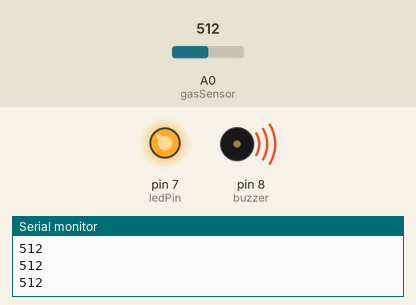
Bench run of a sketch on a simulated Arduino Uno, built with avr-gcc and run on an emulated ATmega328P. On the bench: output pins drawn as LEDs (lit = HIGH), buzzer (waves = sounding, pin HIGH), the last lines printed to the serial monitor. Inputs (shaded band) come from the test bench; at power-on: A0 (gasSensor) = 512.

Above: at 1.3 s.
1.4 s: A0 (gasSensor) set to 416
2.9 s: A0 (gasSensor) set to 382
At 3.5 s:
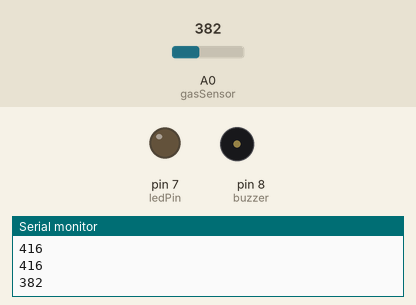
4.5 s: A0 (gasSensor) set to 410
At 5.7 s:
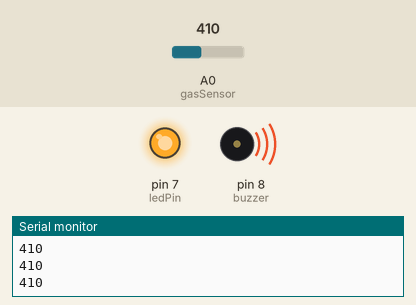
6.0 s: A0 (gasSensor) set to 390
At 7.1 s:
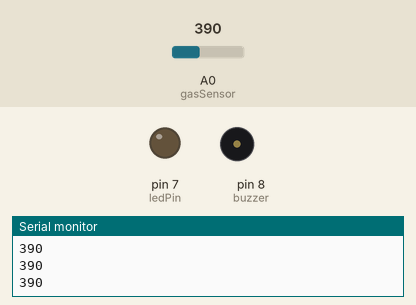
Timing chart, 0 to 8.5 s (numbered marks = the images above; inputs shaded):
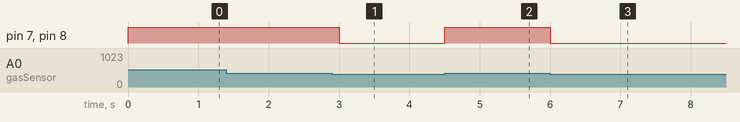

The sketch:

code.ino
```cpp
int gasSensor = A0;
int ledPin = 7;
int buzzer = 8;

int threshold = 400;

void setup() {
  pinMode(ledPin, OUTPUT);
  pinMode(buzzer, OUTPUT);
  Serial.begin(9600);
}

void loop() {
  int gasValue = analogRead(gasSensor);

  Serial.println(gasValue);

  if (gasValue > threshold) {
    digitalWrite(ledPin, HIGH);
    digitalWrite(buzzer, HIGH);
  } else {
    digitalWrite(ledPin, LOW);
    digitalWrite(buzzer, LOW);
  }

  delay(500);
}
```

Measured:
- the behaviour switches between 401 and 400 on A0 (gasSensor) (found by bisection; images 0 and 1)
- after the input at 2.9 s, pin 7 (ledPin), pin 8 (buzzer): HIGH → LOW after 0.10 s
- after the input at 4.5 s, pin 7 (ledPin), pin 8 (buzzer): LOW → HIGH at once
- after the input at 6.0 s, pin 7 (ledPin), pin 8 (buzzer): HIGH → LOW at once
